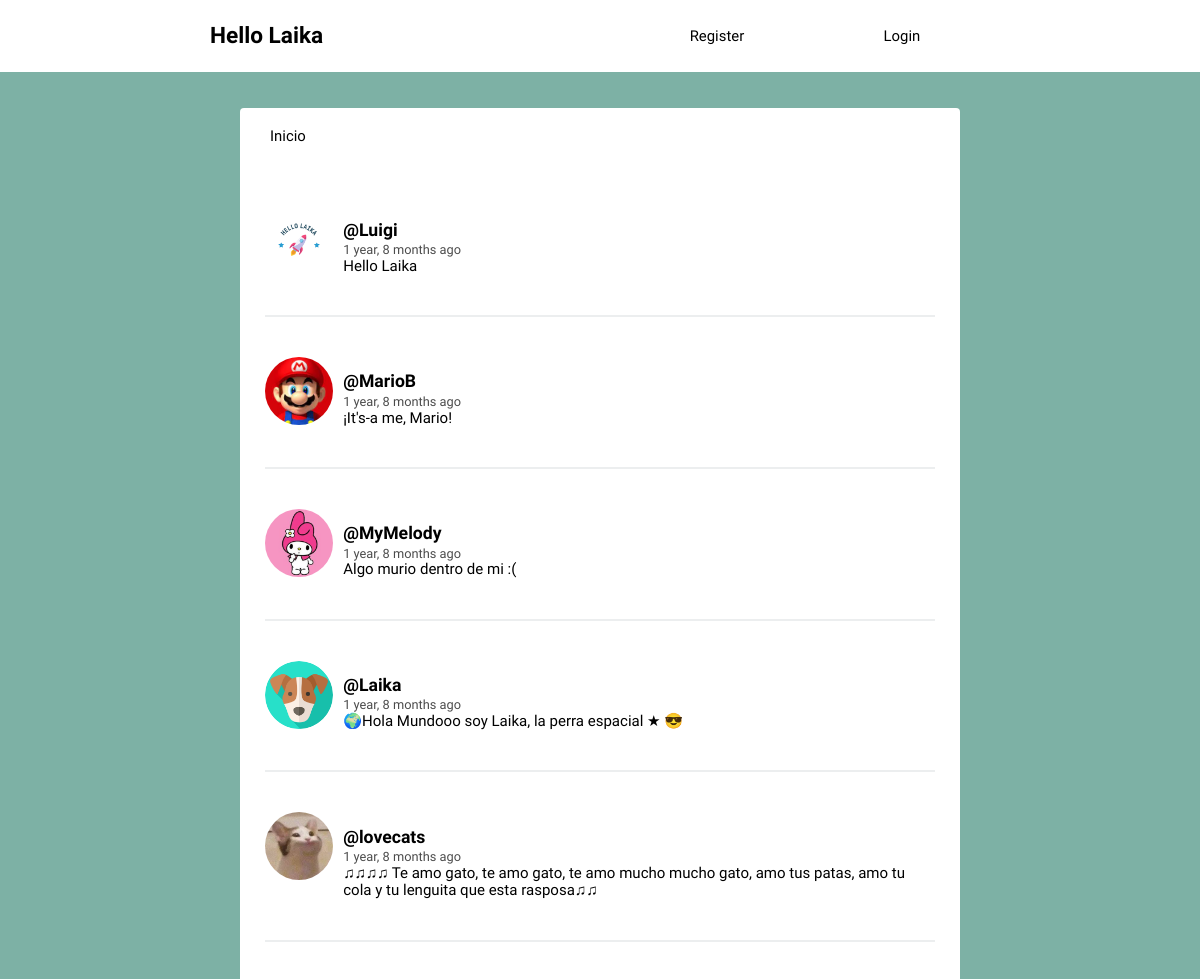
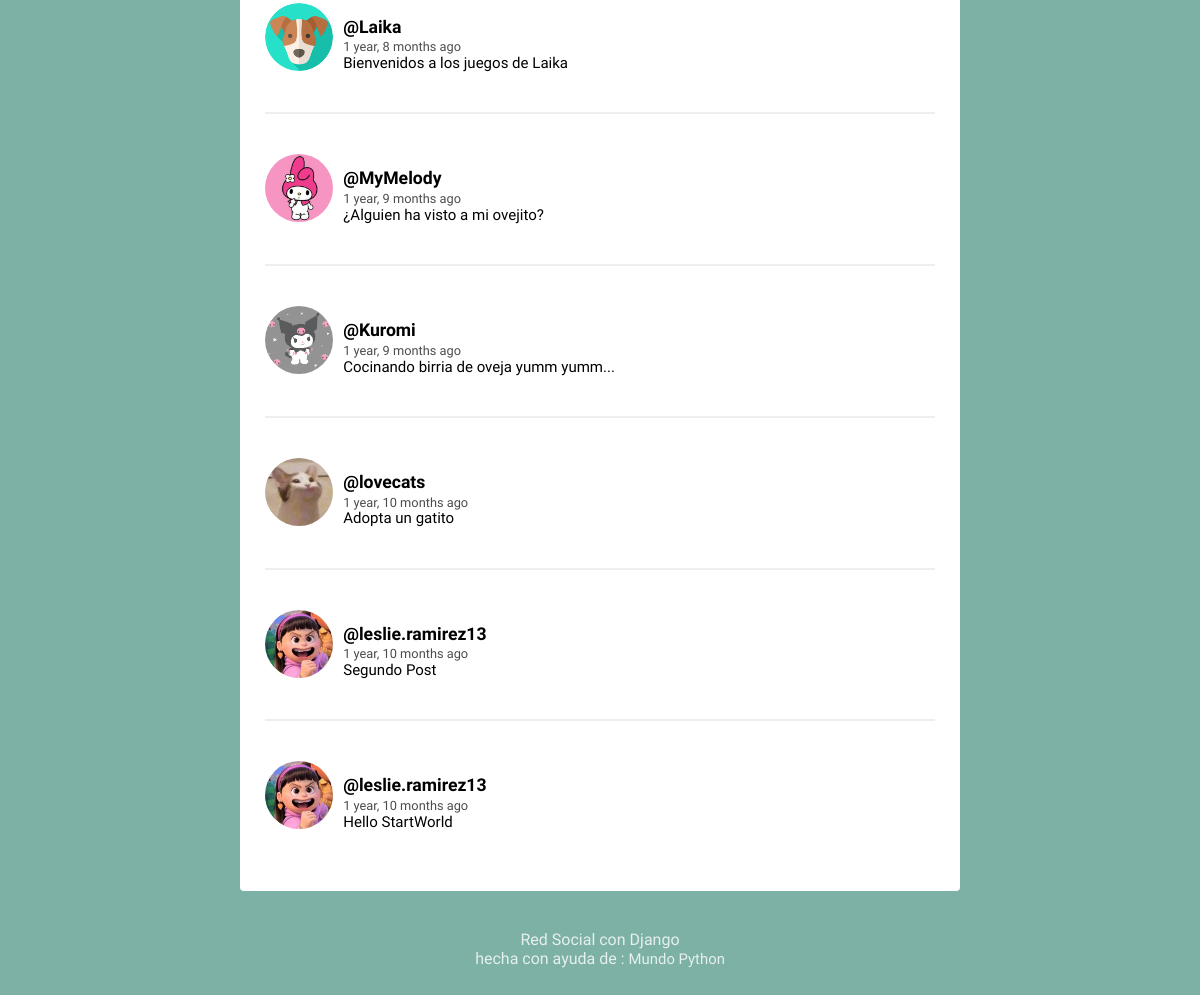
The page / on the database its author committed (2 pictures, top to bottom).
### social/models.py (models this page shows, shortened)
class Post(models.Model):
	user = models.ForeignKey(User, on_delete=models.CASCADE, related_name='posts')
	timestamp = models.DateTimeField(default=timezone.now)
	content = models.TextField()
	class Meta:
		ordering = ['-timestamp']

class Profile(models.Model):
	user = models.OneToOneField(User, on_delete=models.CASCADE)
	image = models.ImageField(default='Logo.png')

### social/views.py (the view)
# urls.py: path('', views.feed, name='feed'),
def feed(request):
	posts = Post.objects.all()
	context = { 'posts': posts}
	return render(request, 'social/feed.html', context)

### social/templates/social/feed.html (shortened to what this page needs)
{% extends 'social/layout.html' %}
{% load humanize %}
{% block content %}
{% for post in posts %}
<article>
    <div class="container-article">
        <img src="{{ post.user.profile.image.url }}">
        <div>
            <h2 class="username"><a href="{% url 'profile' post.user.username %}">@{{ post.user.username }}</a></h2>
            <time data-time="#">{{ post.timestamp|naturaltime }}</time>
            <div class="post">{{ post.content }}</div>
        </div>
    </div>
</article>
{% endfor%}
{% endblock %}

### social/templates/social/layout.html (shortened to what this page needs)
<!DOCTYPE html>
{% load static %}
<html>
<head>
	 <link rel="stylesheet" type="text/css" href="{% static 'normalize.css' %}">
	 <link rel="stylesheet" type="text/css" href="{% static 'style.css' %}">
</head>
<body>
	<header class="main-head">
		<nav class="main">
			<h1 id="logo">Hello Laika </h1>
			<ul>
				{% if request.user.is_authenticated %}
				<li><a href="{% url 'logout' %}">Logout</a></li>
				{% else %}
				<li><a href="{% url 'register' %}">Register</a></li>
				<li><a href="{% url 'login' %}">Login</a></li>
				{% endif %}
			</ul>
		</nav>
	</header>
	<div class="main">
		<nav class="second-nav">
			<a class="feed" href="{% url 'feed' %}">Inicio</a>
		</nav>
		{% block content %}
		{% endblock content %}
	</div>
	<footer>
		<div class="row">
			<p>Red Social con Django<br>hecha con ayuda de : <a href="http://www.youtube.com/mundopython">Mundo Python</a></p>
		</div>
	</footer>
</body>
</html>

### social/static/style.css (style rules this page uses)
body { background: #7db1a5; font-size: 70.7%; font-family: 'Varela Round', Helvetica, Arial, serif; }
p { font-size: 1rem; }
img { object-fit: cover; }
.main-head { background: white; color: black; }
nav.main { min-height: 7vh; display: flex; width: 65%; margin: auto; align-items: center; padding: 0.5rem; }
nav.main ul { display: flex; flex: 1 1 40rem; justify-content: space-around; align-items: center; list-style: none; }
#logo { flex: 2 1 40rem; }
a { font-size: .93rem; text-decoration: none; color: black; }
.main { background: white; width: 60%; margin: 3% auto; border-radius: 4px; padding-bottom: 20px; }
.second-nav { display: flex; padding: 20px 30px; }
.second-nav .feed { flex: 1 1 30px; }
article { width: 93%; margin: auto; padding: 40px 0; border-bottom: 2px solid #ECEEEF; }
.username { margin-bottom: .2rem; }
.username a { font-size: 1.1rem; }
.container-article { display: flex; }
.container-article img { height: 68px; width: 68px; margin-right: 10px; border-radius: 50%; }
article:last-child { border-bottom: 0; }
time { font-size: .8rem; opacity: .7; }
.post { font-size: .94rem; }
footer { color: white; text-align: center; font-size: .875em; margin: 40px 0; }
footer p { opacity: .8; }
footer p a { color: white; }

### rows shown on the page
Post: user.profile.image (picture), user.username "Luigi", timestamp "1 year, 8 months ago", content "Hello Laika"
Post: user.profile.image (picture), user.username "MarioB", timestamp "1 year, 8 months ago", content "¡It's-a me, Mario!"
Post: user.profile.image (picture), user.username "MyMelody", timestamp "1 year, 8 months ago", content "Algo murio dentro de mi :("
Post: user.profile.image (picture), user.username "Laika", timestamp "1 year, 8 months ago", content "🌍Hola Mundooo soy Laika, la perra espacial ★ 😎"
Post: user.profile.image (picture), user.username "lovecats", timestamp "1 year, 8 months ago", content "♫♫♫♫ Te amo gato, te amo gato, te amo mucho mucho gato, amo tus patas, amo tu cola y tu lenguita que esta rasposa♫♫"
Post: user.profile.image (picture), user.username "Laika", timestamp "1 year, 8 months ago", content "Bienvenidos a los juegos de Laika"
Post: user.profile.image (picture), user.username "MyMelody", timestamp "1 year, 9 months ago", content "¿Alguien ha visto a mi ovejito?"
Post: user.profile.image (picture), user.username "Kuromi", timestamp "1 year, 9 months ago", content "Cocinando birria de oveja yumm yumm..."
Post: user.profile.image (picture), user.username "lovecats", timestamp "1 year, 10 months ago", content "Adopta un gatito"
Post: user.profile.image (picture), user.username "leslie.ramirez13", timestamp "1 year, 10 months ago", content "Segundo Post"
Post: user.profile.image (picture), user.username "leslie.ramirez13", timestamp "1 year, 10 months ago", content "Hello StartWorld"
